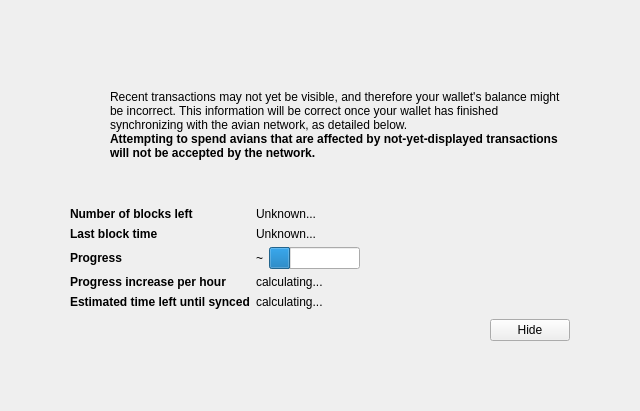
<?xml version="1.0" encoding="UTF-8"?>
<ui version="4.0">
 <class>ModalOverlay</class>
 <widget class="ModalOverlay" name="ModalOverlay">
  <property name="geometry">
   <rect>
    <x>0</x>
    <y>0</y>
    <width>640</width>
    <height>411</height>
   </rect>
  </property>
  <property name="windowTitle">
   <string>Form</string>
  </property>
  <layout class="QVBoxLayout" name="verticalLayout" stretch="0">
   <property name="sizeConstraint">
    <enum>QLayout::SetDefaultConstraint</enum>
   </property>
   <property name="leftMargin">
    <number>0</number>
   </property>
   <property name="topMargin">
    <number>0</number>
   </property>
   <property name="rightMargin">
    <number>0</number>
   </property>
   <property name="bottomMargin">
    <number>0</number>
   </property>
   <item>
    <widget class="QWidget" name="bgWidget" native="true">
     <layout class="QVBoxLayout" name="verticalLayoutMain" stretch="1">
      <property name="leftMargin">
       <number>60</number>
      </property>
      <property name="topMargin">
       <number>60</number>
      </property>
      <property name="rightMargin">
       <number>60</number>
      </property>
      <property name="bottomMargin">
       <number>60</number>
      </property>
      <item>
       <widget class="QWidget" name="contentWidget" native="true">
        <layout class="QVBoxLayout" name="verticalLayoutSub" stretch="1,0,0,0">
         <property name="spacing">
          <number>0</number>
         </property>
         <property name="leftMargin">
          <number>10</number>
         </property>
         <property name="topMargin">
          <number>10</number>
         </property>
         <property name="rightMargin">
          <number>10</number>
         </property>
         <property name="bottomMargin">
          <number>10</number>
         </property>
         <item>
          <layout class="QHBoxLayout" name="horizontalLayoutIconText" stretch="0,1">
           <property name="topMargin">
            <number>20</number>
           </property>
           <item>
            <layout class="QVBoxLayout" name="verticalLayoutIcon">
             <property name="leftMargin">
              <number>0</number>
             </property>
             <item>
              <widget class="QPushButton" name="warningIcon">
               <property name="enabled">
                <bool>false</bool>
               </property>
               <property name="text">
                <string/>
               </property>
               <property name="icon">
                <iconset>
                 <normaloff>:/icons/warning</normaloff>
                 <disabledoff>:/icons/warning</disabledoff>:/icons/warning</iconset>
               </property>
               <property name="iconSize">
                <size>
                 <width>48</width>
                 <height>48</height>
                </size>
               </property>
               <property name="flat">
                <bool>true</bool>
               </property>
              </widget>
             </item>
             <item>
              <spacer name="verticalSpacerWarningIcon">
               <property name="orientation">
                <enum>Qt::Vertical</enum>
               </property>
               <property name="sizeHint" stdset="0">
                <size>
                 <width>20</width>
                 <height>40</height>
                </size>
               </property>
              </spacer>
             </item>
            </layout>
           </item>
           <item>
            <layout class="QVBoxLayout" name="verticalLayoutInfoText">
             <property name="leftMargin">
              <number>0</number>
             </property>
             <property name="topMargin">
              <number>0</number>
             </property>
             <item>
              <widget class="QLabel" name="infoText">
               <property name="text">
                <string>Recent transactions may not yet be visible, and therefore your wallet's balance might be incorrect. This information will be correct once your wallet has finished synchronizing with the avian network, as detailed below.</string>
               </property>
               <property name="textFormat">
                <enum>Qt::RichText</enum>
               </property>
               <property name="wordWrap">
                <bool>true</bool>
               </property>
              </widget>
             </item>
             <item>
              <widget class="QLabel" name="infoTextStrong">
               <property name="font">
                <font>
                 <weight>75</weight>
                 <bold>true</bold>
                </font>
               </property>
               <property name="text">
                <string>Attempting to spend avians that are affected by not-yet-displayed transactions will not be accepted by the network.</string>
               </property>
               <property name="textFormat">
                <enum>Qt::RichText</enum>
               </property>
               <property name="wordWrap">
                <bool>true</bool>
               </property>
              </widget>
             </item>
             <item>
              <spacer name="verticalSpacerInTextSpace">
               <property name="orientation">
                <enum>Qt::Vertical</enum>
               </property>
               <property name="sizeHint" stdset="0">
                <size>
                 <width>20</width>
                 <height>40</height>
                </size>
               </property>
              </spacer>
             </item>
            </layout>
           </item>
          </layout>
         </item>
         <item>
          <spacer name="verticalSpacerAfterText">
           <property name="orientation">
            <enum>Qt::Vertical</enum>
           </property>
           <property name="sizeHint" stdset="0">
            <size>
             <width>20</width>
             <height>40</height>
            </size>
           </property>
          </spacer>
         </item>
         <item>
          <layout class="QFormLayout" name="formLayout">
           <property name="fieldGrowthPolicy">
            <enum>QFormLayout::FieldsStayAtSizeHint</enum>
           </property>
           <property name="horizontalSpacing">
            <number>6</number>
           </property>
           <property name="verticalSpacing">
            <number>6</number>
           </property>
           <property name="topMargin">
            <number>10</number>
           </property>
           <item row="0" column="0">
            <widget class="QLabel" name="labelNumberOfBlocksLeft">
             <property name="font">
              <font>
               <weight>75</weight>
               <bold>true</bold>
              </font>
             </property>
             <property name="text">
              <string>Number of blocks left</string>
             </property>
            </widget>
           </item>
           <item row="0" column="1">
            <widget class="QLabel" name="numberOfBlocksLeft">
             <property name="minimumSize">
              <size>
               <width>80</width>
               <height>0</height>
              </size>
             </property>
             <property name="text">
              <string>Unknown...</string>
             </property>
            </widget>
           </item>
           <item row="1" column="0">
            <widget class="QLabel" name="labelLastBlockTime">
             <property name="font">
              <font>
               <weight>75</weight>
               <bold>true</bold>
              </font>
             </property>
             <property name="text">
              <string>Last block time</string>
             </property>
            </widget>
           </item>
           <item row="1" column="1">
            <widget class="QLabel" name="newestBlockDate">
             <property name="sizePolicy">
              <sizepolicy hsizetype="Maximum" vsizetype="Preferred">
               <horstretch>0</horstretch>
               <verstretch>0</verstretch>
              </sizepolicy>
             </property>
             <property name="text">
              <string>Unknown...</string>
             </property>
            </widget>
           </item>
           <item row="2" column="0">
            <widget class="QLabel" name="labelSyncDone">
             <property name="font">
              <font>
               <weight>75</weight>
               <bold>true</bold>
              </font>
             </property>
             <property name="text">
              <string>Progress</string>
             </property>
            </widget>
           </item>
           <item row="2" column="1">
            <layout class="QHBoxLayout" name="horizontalLayoutSync" stretch="0,1">
             <item>
              <widget class="QLabel" name="percentageProgress">
               <property name="text">
                <string notr="true">~</string>
               </property>
              </widget>
             </item>
             <item>
              <widget class="QProgressBar" name="progressBar">
               <property name="value">
                <number>24</number>
               </property>
               <property name="format">
                <string/>
               </property>
              </widget>
             </item>
            </layout>
           </item>
           <item row="4" column="0">
            <widget class="QLabel" name="labelProgressIncrease">
             <property name="font">
              <font>
               <weight>75</weight>
               <bold>true</bold>
              </font>
             </property>
             <property name="text">
              <string>Progress increase per hour</string>
             </property>
            </widget>
           </item>
           <item row="4" column="1">
            <widget class="QLabel" name="progressIncreasePerH">
             <property name="text">
              <string>calculating...</string>
             </property>
            </widget>
           </item>
           <item row="5" column="0">
            <widget class="QLabel" name="labelEstimatedTimeLeft">
             <property name="font">
              <font>
               <weight>75</weight>
               <bold>true</bold>
              </font>
             </property>
             <property name="text">
              <string>Estimated time left until synced</string>
             </property>
            </widget>
           </item>
           <item row="5" column="1">
            <widget class="QLabel" name="expectedTimeLeft">
             <property name="text">
              <string>calculating...</string>
             </property>
            </widget>
           </item>
          </layout>
         </item>
         <item>
          <layout class="QHBoxLayout" name="horizontalLayoutButtons">
           <property name="leftMargin">
            <number>10</number>
           </property>
           <property name="topMargin">
            <number>10</number>
           </property>
            <item>
            <widget class="QLabel" name="versionLabel">
             <property name="text">
              <string></string>
             </property>
            </widget>
           </item>
           <item>
            <spacer name="horizontalSpacer">
             <property name="orientation">
              <enum>Qt::Horizontal</enum>
             </property>
             <property name="sizeHint" stdset="0">
              <size>
               <width>40</width>
               <height>20</height>
              </size>
             </property>
            </spacer>
           </item>
           <item>
            <widget class="QPushButton" name="closeButton">
             <property name="text">
              <string>Hide</string>
             </property>
            </widget>
           </item>
          </layout>
         </item>
        </layout>
       </widget>
      </item>
     </layout>
    </widget>
   </item>
  </layout>
 </widget>
 <customwidgets>
  <customwidget>
   <class>ModalOverlay</class>
   <extends>QWidget</extends>
   <header>modaloverlay.h</header>
   <container>1</container>
  </customwidget>
 </customwidgets>
 <resources/>
 <connections/>
</ui>
